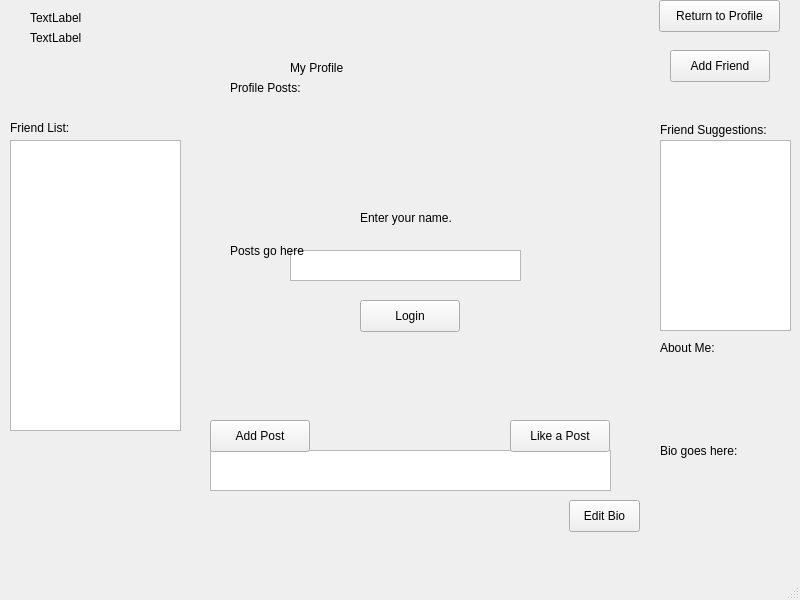
<?xml version="1.0" encoding="UTF-8"?>
<ui version="4.0">
 <class>MainWindow</class>
 <widget class="QMainWindow" name="MainWindow">
  <property name="geometry">
   <rect>
    <x>0</x>
    <y>0</y>
    <width>800</width>
    <height>600</height>
   </rect>
  </property>
  <property name="windowTitle">
   <string>MainWindow</string>
  </property>
  <widget class="QWidget" name="centralwidget">
   <widget class="QPushButton" name="loginButton">
    <property name="geometry">
     <rect>
      <x>360</x>
      <y>300</y>
      <width>100</width>
      <height>32</height>
     </rect>
    </property>
    <property name="text">
     <string>Login</string>
    </property>
   </widget>
   <widget class="QTextEdit" name="loginBox">
    <property name="geometry">
     <rect>
      <x>290</x>
      <y>250</y>
      <width>231</width>
      <height>31</height>
     </rect>
    </property>
   </widget>
   <widget class="QLabel" name="loginLabel">
    <property name="geometry">
     <rect>
      <x>360</x>
      <y>210</y>
      <width>111</width>
      <height>16</height>
     </rect>
    </property>
    <property name="text">
     <string>Enter your name.</string>
    </property>
   </widget>
   <widget class="QLabel" name="debugLabel1">
    <property name="geometry">
     <rect>
      <x>30</x>
      <y>10</y>
      <width>121</width>
      <height>16</height>
     </rect>
    </property>
    <property name="text">
     <string>TextLabel</string>
    </property>
   </widget>
   <widget class="QLabel" name="debugLabel2">
    <property name="geometry">
     <rect>
      <x>30</x>
      <y>30</y>
      <width>121</width>
      <height>16</height>
     </rect>
    </property>
    <property name="text">
     <string>TextLabel</string>
    </property>
   </widget>
   <widget class="QLabel" name="profileTitle">
    <property name="geometry">
     <rect>
      <x>290</x>
      <y>60</y>
      <width>251</width>
      <height>16</height>
     </rect>
    </property>
    <property name="text">
     <string>My Profile</string>
    </property>
   </widget>
   <widget class="QTableWidget" name="profileFriendList">
    <property name="geometry">
     <rect>
      <x>10</x>
      <y>140</y>
      <width>171</width>
      <height>291</height>
     </rect>
    </property>
   </widget>
   <widget class="QLabel" name="profileFriendListLabel">
    <property name="geometry">
     <rect>
      <x>10</x>
      <y>120</y>
      <width>71</width>
      <height>16</height>
     </rect>
    </property>
    <property name="text">
     <string>Friend List:</string>
    </property>
   </widget>
   <widget class="QLabel" name="profileFriendSuggestLabel">
    <property name="geometry">
     <rect>
      <x>660</x>
      <y>120</y>
      <width>121</width>
      <height>20</height>
     </rect>
    </property>
    <property name="text">
     <string>Friend Suggestions:</string>
    </property>
   </widget>
   <widget class="QTableWidget" name="profileFriendSuggest">
    <property name="geometry">
     <rect>
      <x>660</x>
      <y>140</y>
      <width>131</width>
      <height>191</height>
     </rect>
    </property>
   </widget>
   <widget class="QPushButton" name="profileReturnButton">
    <property name="geometry">
     <rect>
      <x>659</x>
      <y>0</y>
      <width>121</width>
      <height>32</height>
     </rect>
    </property>
    <property name="text">
     <string>Return to Profile</string>
    </property>
   </widget>
   <widget class="QLabel" name="profilePosts">
    <property name="geometry">
     <rect>
      <x>230</x>
      <y>100</y>
      <width>381</width>
      <height>301</height>
     </rect>
    </property>
    <property name="text">
     <string>Posts go here</string>
    </property>
   </widget>
   <widget class="QLabel" name="profilePostsLabel">
    <property name="geometry">
     <rect>
      <x>230</x>
      <y>80</y>
      <width>91</width>
      <height>16</height>
     </rect>
    </property>
    <property name="text">
     <string>Profile Posts:</string>
    </property>
   </widget>
   <widget class="QPushButton" name="profileAddFriendButton">
    <property name="geometry">
     <rect>
      <x>670</x>
      <y>50</y>
      <width>100</width>
      <height>32</height>
     </rect>
    </property>
    <property name="text">
     <string>Add Friend</string>
    </property>
   </widget>
   <widget class="QTextEdit" name="profilePostEdit">
    <property name="geometry">
     <rect>
      <x>210</x>
      <y>450</y>
      <width>401</width>
      <height>41</height>
     </rect>
    </property>
   </widget>
   <widget class="QPushButton" name="profileAddPostButton">
    <property name="geometry">
     <rect>
      <x>210</x>
      <y>420</y>
      <width>100</width>
      <height>32</height>
     </rect>
    </property>
    <property name="text">
     <string>Add Post</string>
    </property>
   </widget>
   <widget class="QLabel" name="profileBioLabel">
    <property name="geometry">
     <rect>
      <x>660</x>
      <y>340</y>
      <width>111</width>
      <height>16</height>
     </rect>
    </property>
    <property name="text">
     <string>About Me:</string>
    </property>
   </widget>
   <widget class="QLabel" name="profileBio">
    <property name="geometry">
     <rect>
      <x>660</x>
      <y>370</y>
      <width>121</width>
      <height>161</height>
     </rect>
    </property>
    <property name="text">
     <string>Bio goes here:</string>
    </property>
   </widget>
   <widget class="QPushButton" name="profileBioEdit">
    <property name="geometry">
     <rect>
      <x>569</x>
      <y>500</y>
      <width>71</width>
      <height>32</height>
     </rect>
    </property>
    <property name="text">
     <string>Edit Bio</string>
    </property>
   </widget>
   <widget class="QPushButton" name="profileLikePostButton">
    <property name="geometry">
     <rect>
      <x>510</x>
      <y>420</y>
      <width>100</width>
      <height>32</height>
     </rect>
    </property>
    <property name="text">
     <string>Like a Post</string>
    </property>
   </widget>
  </widget>
  <widget class="QMenuBar" name="menubar">
   <property name="geometry">
    <rect>
     <x>0</x>
     <y>0</y>
     <width>800</width>
     <height>33</height>
    </rect>
   </property>
  </widget>
  <widget class="QStatusBar" name="statusbar"/>
 </widget>
 <resources/>
 <connections/>
</ui>
